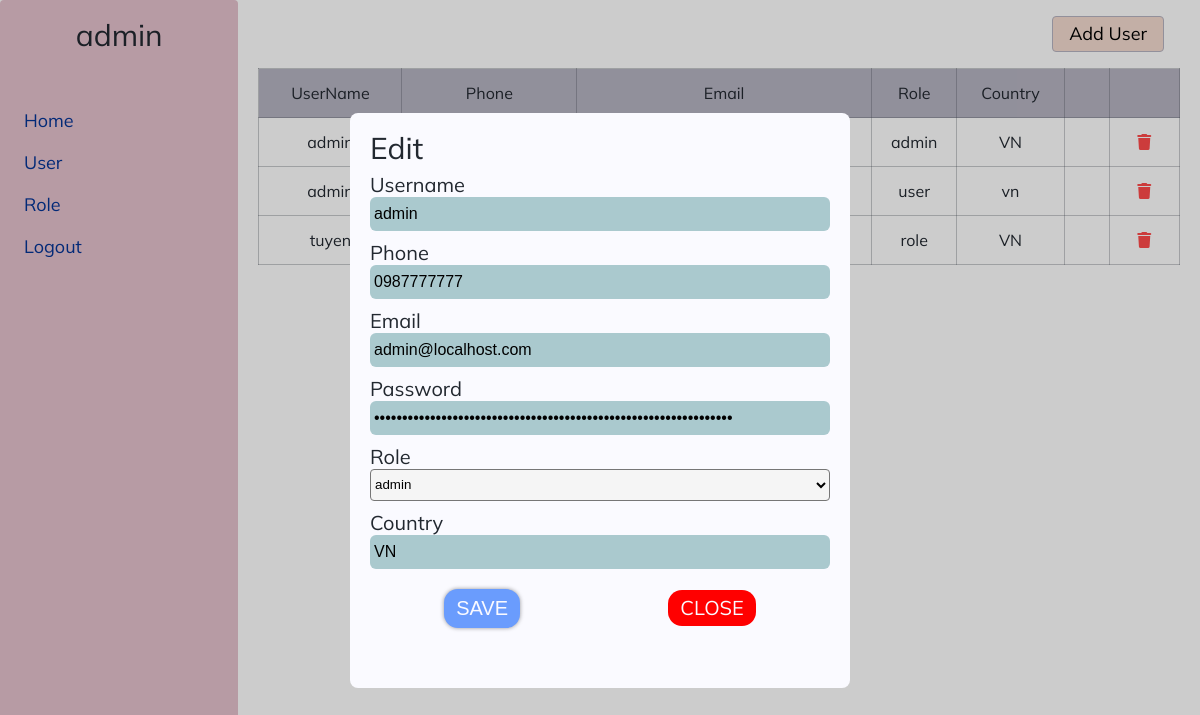
Page /user.php?user-email=admin@localhost.com (signed in) on the committed database.
### tables this page shows
CREATE TABLE user (userID INTEGER AUTO_INCREMENT NOT NULL, username varchar (50) NOT NULL, phone varchar (20) NOT NULL, email char (50) NOT NULL, password char (100) NOT NULL, country varchar (30) NOT NULL, PRIMARY KEY (userID), UNIQUE (email));

### control/function.php (called while the page is built, shortened)
<?php
function checkPermission($permissions, $permission)
{
  return in_array($permission, $permissions);
}
?>

### user.php (the view, shortened to what this page needs)
<?php
include_once './control/Data.php';
include_once './control/function.php';
$data = new Data();
$connect = $data->connect();
$permissions = getPermissions($_SESSION['account'], $connect);
function getPermissions($email, $connect)
{
  try {
    $permission = array();
    $sql = "SELECT permission.permissionType
  FROM user INNER JOIN user_role on (user.userID = user_role.userID)
  INNER JOIN roles on (user_role.roleID = roles.roles)
  INNER JOIN role_permission on (roles.roles = role_permission.roleID)
  INNER JOIN permission on (role_permission.permissionID = permission.permissionID) WHERE user.email = '$email';";
    $statement = $connect->prepare($sql);
    $statement->execute();
    $result = $statement->fetchAll(PDO::FETCH_ASSOC);
    foreach ($result as $row) {
      $permission[] = $row['permissionType'];
    }
  } catch (PDOException $e) {
    die($e->getMessage());
  }
  return $permission;
}
?>
<!DOCTYPE html>
<html lang="en">
<head>
</head>
<body>
  <div class="user">
    <?php
    include_once "./layout/navigation.php";
    ?>
    <div class="grid">
      <div class="row">
        <div class="col-12-xl col-12-lg">
          <div class="user-header">
            <?php
            if (checkPermission($permissions, 'insert-user')) {
            ?>
            <a href="?new-user" class="user-header-button">Add User</a>
            <?php
            }
            ?>
          </div>
          <?php
          if (checkPermission($permissions, 'view-user')) {
          ?>
          <table class="user-table">
            <thead>
              <tr>
                <th>UserName</th>
                <th>Phone</th>
                <th>Email</th>
                <th>Role</th>
                <th>Country</th>
                <th></th>
                <th></th>
              </tr>
            </thead>
            <tbody>
              <?php
            $sql = 'SELECT user.username, phone, email, password, roles.roles_name as roles, country
              FROM user, roles, user_role
              WHERE user_role.roleID = roles.roles
              AND user.userID = user_role.userID
              AND NOT user.email = "' . $_SESSION['account'] . '"
              ORDER BY user.username ASC';
            $statement = $connect->prepare($sql);
            $statement->execute();
            $result = $statement->fetchAll(PDO::FETCH_ASSOC);
            $str = '';
            for ($i = 0; $i <= count($result) - 1; $i++) {
              $str .= "<tr>
              <td>" . $result[$i]['username'] . "</td>
              <td>" . $result[$i]['phone'] . "</td>
              <td>" . $result[$i]['email'] . "</td>
              <td>" . $result[$i]['roles'] . "</td>
              <td>" . $result[$i]['country'] . "</td>";
              if (checkPermission($permissions, 'edit-user')) {
                $str .= "<td><a href = '?user-email=" . $result[$i]['email'] . "' class ='link-icon'>
              <i class='fi fi-sr-eye'></i></a></td>";
              }
              if (checkPermission($permissions, 'delete-user')) {
                $str .= "<td><a href = './control/delete-user.php?email=" . $result[$i]['email'] . "' onclick = 'return showMessageDelete(this)' class = 'link-icon'>
                <i class='red-color fa-solid fa-trash'></i></a>
                </td>";
              }
              $str .= "</tr> ";
            }
            echo $str;
              ?>
            </tbody>
          </table>
          <?php } else {
            header('location: index.php');
          } ?>
        </div>
      </div>
    </div>
  </div>
  <?php
  if (isset($_GET['user-email'])) {
    try {
      $email = $_GET['user-email'];
      $sql = "SELECT user.userID, username, phone, password, country, roles.roles FROM user, user_role, roles WHERE user_role.roleID = roles.roles AND user.userID = user_role.userID AND email = '$email';";
      $statement = $connect->prepare($sql);
      $statement->execute();
      $result = $statement->fetchAll(PDO::FETCH_ASSOC);
      $userName = '';
      $phone = '';
      $password = '';
      $country = '';
      $role = '';
      foreach ($result as $user) {
        $userName = $user['username'];
        $phone = $user['phone'];
        $password = $user['password'];
        $role = $user['roles'];
        $country = $user['country'];
      }
    } catch (PDOException $e) {
      die("<h1> Error:" . $e->getMessage() . "</h1>");
    }
  }
  ?>
  <div class="overlay
  <?php
  if (isset($_GET['user-email']) || isset($_GET['new-user']))
    echo 'active';
  ?>">
    <div class="overlay-info" <?php echo "style='max-width: 500px'"; ?>>
      <div class="overlay-info-heading">
        <h2 class="h2-heading">
          <?php echo isset($_GET['user-email']) ? 'Edit' : 'New' ?>
        </h2>
      </div>
      <form
        action="<?php echo isset($_GET['user-email']) ? './control/edit-user.php' : (isset($_GET['new-user']) ? './control/new-user.php' : '') ?>"
        method="post"
        class="<?php echo isset($_GET['user-email']) ? 'form-edit' : (isset($_GET['new-user']) ? 'form-new' : '') ?>">
        <div class="form-group">
          <div class="overlay-info-content-wrap">
            <h4 class="h4-heading">Username</h4>
            <input type='text' name='info-username' class="input-text input-username"
              value='<?= isset($userName) ? $userName : (isset($_SESSION['add-new-add-user']) ? $_SESSION['add-new-user']['username'] : '') ?>'>
          </div>
        </div>
        <div class="form-group">
          <div class="overlay-info-content-wrap">
            <h4 class="h4-heading">Phone</h4>
            <input type='tel' name='info-phone' class="input-text input-phone"
              value='<?= isset($phone) ? $phone : (isset($_SESSION['add-new-add-user']) ? $_SESSION['add-new-user']['phone'] : ''); ?>'>
          </div>
        </div>
        <div class="form-group">
          <div class="overlay-info-content-wrap">
            <h4 class="h4-heading">Email</h4>
            <input type='email' name='info-email' class="input-text input-email" value=<?php if
              (isset($_GET['user-email'])) { echo "'" . $_GET['user-email'] . "' readonly"; } else { echo
              isset($_SESSION['add-new-add-user']) ? $_SESSION['add-new-user']['email'] : ''; } ?>>
          </div>
        </div>
        <div class="form-group">
          <div class="overlay-info-content-wrap">
            <h4 class="h4-heading">Password</h4>
            <input type='password' name='info-password'
              value='<?= isset($password) ? $password : (isset($_SESSION['add-new-add-user']) ? $_SESSION['add-new-user']['password'] : ''); ?>'
              class="input-text input-password">
          </div>
        </div>
        <div class="overlay-info-content-wrap">
          <h4 class="h4-heading">Role</h4>
          <select name="info-role" id="" class="select"
            value='<?php isset($role) ? $role : (isset($_SESSION['add-new-add-user']) ? $_SESSION['add-new-user']['role'] : ''); ?>'>
            <?php
            $sql = "SELECT * FROM roles";
            $statement = $connect->prepare($sql);
            $statement->execute();
            $result = $statement->fetchAll(PDO::FETCH_ASSOC);
            foreach ($result as $row) {
              if ($row['roles'] == $role) {
                echo "<option selected value  = '" . $row['roles'] . "'>" . $row['roles_name'] . "</option>";
              } else {
                echo "<option value  = '" . $row['roles'] . "'>" . $row['roles_name'] . "</option>";
              }
            }
            ?>
          </select>
        </div>
        <div class="form-group">
          <div class="overlay-info-content-wrap">
            <h4 class="h4-heading">Country</h4>
            <input type='country' name='info-country' class="input-text input-country"
              value='<?= isset($country) ? $country : (isset($_SESSION['add-new-add-user']) ? $_SESSION['add-new-user']['country'] : ''); ?>'>
          </div>
        </div>
        <div class="overlay-info-button-wrap">
          <input type="submit" value="save" name='submit-form' ?>
          <a href="user.php" class="overlay-info-button-wrap-btn">close</a>
        </div>
      </form>
    </div>
  </div>
</body>
</html>

### layout/navigation.php (shortened to what this page needs)
<div class="navigation">
  <h2 class="h2-heading">
    <?php
    try {
      $sql = "select username from user where email = '" . $_SESSION['account'] . "'";
      $statement = $connect->prepare($sql);
      $statement->execute();
      $result = $statement->fetch();
      echo $result[0];
    } catch (PDOException $e) {
    }
    ?>
  </h2>
  <ul class="navigation-list">
    <li class='navigation-list-item'>
      <a href='index.php' class='navigation-list-item-link'>Home</a>
    </li>
    <?php if (checkPermission($permissions, 'view-user')) {
      echo " <li class='navigation-list-item'>
          <a href='user.php' class='navigation-list-item-link'>User</a></li>";
    } ?>
    <?php if (checkPermission($permissions, 'view-role')) {
      echo " <li class='navigation-list-item'>
          <a href='role.php' class='navigation-list-item-link'>Role</a></li>";
    } ?>
    <li class="navigation-list-item">
      <a href="./control/logout.php" class="navigation-list-item-link" onclick="return logout(this)">logout</a>
    </li>
  </ul>
</div>

### assets/css/style.css (style rules this page uses)
.grid { width: 100%; max-width: 1200px; margin: 0 auto; padding: 0 20px; box-sizing: border-box; }
.row { display: flex; flex-flow: row wrap; }
@media (min-width: 960px) and (max-width: 1200px) { .col-12-lg { box-sizing: border-box; flex-grow: 0; width: 100%; } }
@media (min-width: 1200px) { .col-12-xl { box-sizing: border-box; flex-grow: 0; width: 100%; } }
html, body, div, span, applet, object, iframe, h1, h2, h3, h4, h5, h6, p, blockquote, pre, a, abbr, acronym, address, big, cite, code, del, dfn, em, img, ins, kbd, q, s, samp, small, strike, strong, sub, sup, tt, var, b, u, i, center, dl, dt, dd, ol, ul, li, fieldset, form, label, legend, table, caption, tbody, tfoot, thead, tr, th, td, article, aside, canvas, details, embed, figure, figcaption, footer, header, hgroup, menu, nav, output, ruby, section, summary, time, mark, audio, video { margin: 0; padding: 0; border: 0; font-size: 100%; font: inherit; vertical-align: baseline; }
body { line-height: 1; }
ol, ul { list-style: none; }
table { border-collapse: collapse; border-spacing: 0; }
html { font-size: 62.5%; font-family: Mulish; }
body { box-sizing: border-box; color: #222830; }
* { box-sizing: inherit; }
.h2-heading { font-size: 3rem; font-family: "Mulish"; }
.h4-heading { font-size: 2rem; font-family: "Mulish"; text-transform: capitalize; line-height: 2.4rem; }
.overlay { position: fixed; top: 0; right: 0; bottom: 0; left: 0; background: rgba(0, 0, 0, 0.2); display: flex; justify-content: center; align-items: center; opacity: 0; visibility: hidden; }
.overlay.active { opacity: 1; visibility: visible; }
.overlay input[type=submit] { font-size: 2rem; text-transform: uppercase; align-self: center; display: inline-block; border: none; border-radius: 14px; padding: 12px 32px; color: #fafaff; background: #6a9cfd; box-shadow: 0 0 4px rgba(0, 0, 0, 0.4); margin-top: 2rem; transition: all 0.2s; min-width: 200px; }
.overlay-new, .overlay-info { background-color: #fafaff; max-width: 50%; width: 700px; border-radius: 8px; padding: 2rem 2rem 6rem; }
.overlay-new-content-wrap, .overlay-info-content-wrap { width: 100%; margin-top: 1rem; }
.overlay-new-content-wrap input, .overlay-info-content-wrap input { width: 100%; border: none; outline: none; padding: 8px 4px; background-color: #aac9ce; font-size: 1.6rem; border-radius: 6px; }
.overlay-new-button-wrap, .overlay-info-button-wrap { display: flex; justify-content: space-around; align-items: center; margin-top: 2rem; }
.overlay-new-button-wrap input[type=submit], .overlay-info-button-wrap input[type=submit] { padding: 8px 12px; min-width: unset; margin-top: 0; }
.overlay-new-button-wrap-btn, .overlay-info-button-wrap-btn { display: inline-block; text-decoration: none; font-size: 2rem; padding: 8px 12px; background-color: red; color: #fafaff; border-radius: 14px; text-transform: uppercase; }
.navigation { padding: 2rem 0; width: 300px; min-height: 100vh; background: #e5c1cd; display: flex; flex-direction: column; align-items: center; border-radius: 4px; }
.navigation-list { width: 100%; padding: 3rem 0 0 16px; }
.navigation-list-item { display: block; font-size: 1.8rem; position: relative; border-radius: 24px; }
.navigation-list-item-link { padding: 12px 8px; text-decoration: none; display: block; text-transform: capitalize; color: #033495; }
.link-icon { text-decoration: none; display: inline-block; font-size: 1.6rem; color: #033495; margin: 0 12px; }
.link-icon .red-color { color: red; opacity: 0.7; }
.select { display: block; width: 100%; height: 32px; background: whitesmoke; border-radius: 4px; }
.user { display: flex; }
.user-header { display: flex; justify-content: flex-end; padding: 16px; }
.user-header-button { text-decoration: none; font-size: 1.8rem; border: 1px solid #b6b4c2; padding: 8px 16px; background-color: #f3dbcf; color: #000; border-radius: 4px; }
.user-table { width: 100%; font-size: 1.6rem; text-align: center; max-height: 500px; overflow: auto; }
.user-table thead { width: 100%; background-color: #b6b4c2; }
.user-table thead tr th { padding: 16px 0; border: 0.5px solid rgba(67, 74, 84, 0.3); }
.user-table tbody { width: 100%; text-align: center; }
.user-table tr { width: 100%; }
.user-table tr th, .user-table tr td { text-align: center; padding: 16px 0; }
.user-table tr td { border: 0.5px solid rgba(67, 74, 84, 0.3); }

### rows in the picture
user: username "admin"
user: username "admin", roles "admin", country "VN", info-username "admin", info-phone "0987777777", info-country "VN"
user: username "admin", roles "user", country "vn"
user: username "tuyen", roles "role", country "VN"

### other values in the picture
form field info-role "admin"
